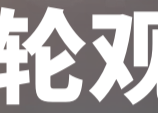
#> input picture images/process/10_1.png, 158 x 113 px, given in place of battlefield_empty.jpg, which was not available
$ python battlefield_composite.py
#> lines starting #> are read from the running program, lines starting #| are printed output that depends on the picture; after the words box and inside, x2 and y2 are one past the last pixel; in counts of white or black regions, pixels touching at a corner belong together; long printed decimals are rounded; pictures that were not available may be replaced by others from this repository, and a replacement may not be noted
from pathlib import Path
import cv2
import numpy as np
import random


# [55 lines left out: functions get_webm_frame, get_webm_frame_count, not called in this run]


def get_random_png_frame(png_folder):
    # 遍历path下所有png文件
    png_list = list(Path(png_folder).glob("*.png"))
    # 随机选择一个png文件
    random_png = random.choice(png_list)
    print(f"随机选择的PNG文件: {random_png}")
    frame = cv2.imread(str(random_png), cv2.IMREAD_UNCHANGED) # Read with alpha channel
    if frame is None:
        raise Exception(f"无法读取PNG文件: {random_png}")
    return frame


def compose_frame(frame, background, x, y):
    """
    将前景帧合成到背景图像上，包含边界检查和裁切。

    参数:
    frame (numpy.ndarray): 前景帧图像。
    background (numpy.ndarray): 背景图像。
    x (int): 前景帧左上角在背景图像上的x坐标。
    y (int): 前景帧左上角在背景图像上的y坐标。

    返回:
    numpy.ndarray: 合成后的图像。
    """
    # 获取背景和前景尺寸
    bg_height, bg_width = background.shape[:2]
    fr_height, fr_width = frame.shape[:2]

    # 计算有效的ROI区域
    x_start = max(0, x)
    y_start = max(0, y)
    x_end = min(bg_width, x + fr_width)
    y_end = min(bg_height, y + fr_height)

    # 计算frame需要裁切的区域
    frame_x_start = max(0, -x)
    frame_y_start = max(0, -y)
    frame_x_end = fr_width - max(0, (x + fr_width) - bg_width)
    frame_y_end = fr_height - max(0, (y + fr_height) - bg_height)

    # 如果完全超出边界，直接返回背景
    if x_start >= x_end or y_start >= y_end:
        return background

    # 裁切frame
    frame_roi = frame[frame_y_start:frame_y_end, frame_x_start:frame_x_end]

    # 在目标位置创建ROI
    roi = background[y_start:y_end, x_start:x_end]

    # 获取前景的alpha通道
    alpha_channel = frame_roi[:, :, 3] / 255.0
    # 获取前景的颜色通道
    overlay_colors = frame_roi[:, :, :3]

    # 调整alpha通道尺寸以匹配背景ROI
    alpha_channel = cv2.resize(alpha_channel, (roi.shape[1], roi.shape[0]))
    overlay_colors = cv2.resize(overlay_colors, (roi.shape[1], roi.shape[0]))

    # 进行alpha混合
    for c in range(0, 3):
        roi[:, :, c] = roi[:, :, c] * (1 - alpha_channel) + overlay_colors[:, :, c] * alpha_channel

    # 将结果放回原图
    background[y_start:y_end, x_start:x_end] = roi

    return background


def composite_random_frame():
    # 读取战场背景图
    battlefield = cv2.imread("images/battlefield/battlefield_empty.jpg")
#> battlefield is the input picture: shape (113, 158, 3); mean B, G, R 177.6, 177, 180.7
    battlefield = cv2.resize(battlefield, (1920, 1080))
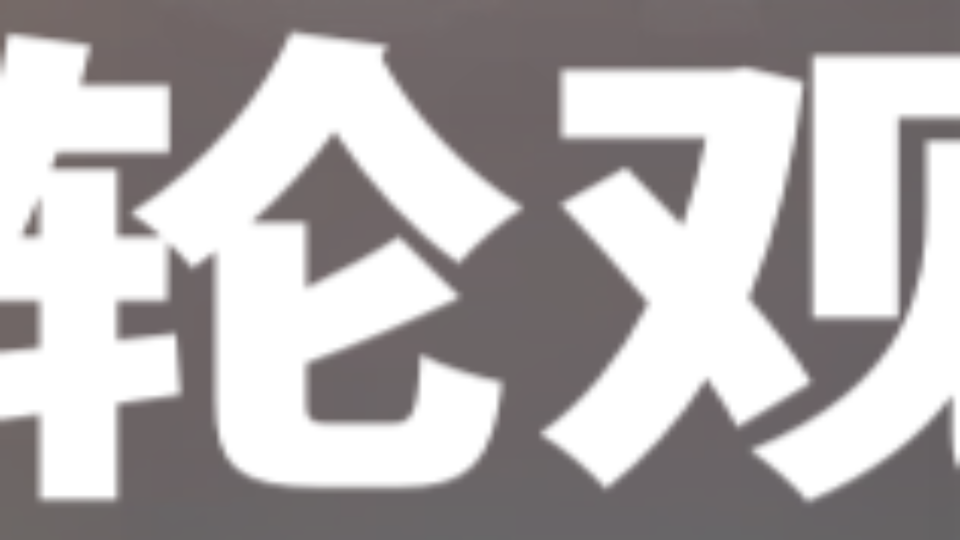
#> battlefield: shape (1080, 1920, 3) (shown at 1/2 size); mean B, G, R 177.5, 176.9, 180.7
    if battlefield is None:
        raise Exception("无法读取战场背景图")

    # 获取背景图尺寸
    bg_height, bg_width = battlefield.shape[:2]
#> bg_height = 1080; bg_width = 1920

    frame_width = 1000 * 0.40
    frame_height = 1000 * 0.40

    frame_list = []

    for i in range(10):
        # 生成随机坐标(确保角色完全在背景图内)
        x = random.randint(int(bg_width * 0.1), int(bg_width * 0.3))
        y = random.randint(0, int(bg_height * 0.7))
        frame_list.append([x, y])

    frame_list.sort(key=lambda x: x[1])

    for i in range(10):
        x, y = frame_list[i]
#> x = 450; y = 142
        frame = get_random_png_frame("images/battlefield/Arc_Frontliner_Leader")

        # 缩放
        factor = (y / bg_height) * 0.4 + 0.6
#> factor = 0.653
        new_frame_width = int(frame_width * factor)
#> new_frame_width = 261
        new_frame_height = int(frame_height * factor)
#> new_frame_height = 261
        print(f"缩放比例: {factor}")
#| 缩放比例: 0.6526
        print(f"缩放后的尺寸: {new_frame_width}x{new_frame_height}")
#| 缩放后的尺寸: 261x261
        print(f"缩放后的坐标: {x}, {y}")
#| 缩放后的坐标: 450, 142
        small_frame = cv2.resize(frame, (new_frame_width, new_frame_height))
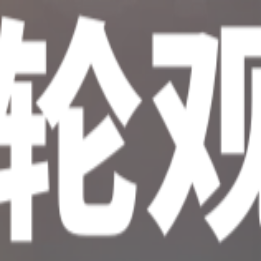
#> small_frame: shape (261, 261, 4); mean B, G, R, A 177.5, 176.9, 180.7, 255
        # 裁切到外接矩形
        small_frame = crop_to_bounding_box(small_frame)
#> in crop_to_bounding_box, `alpha_channel = image[:, :, 3]`: alpha_channel: shape (261, 261); every value is 255
#> in crop_to_bounding_box, `coords = cv2.findNonZero(alpha_channel)`: coords = contour of 68121 points, box (x1, y1, x2, y2) (0, 0, 261, 261), area 0
#> in crop_to_bounding_box, `x, y, w, h = cv2.boundingRect(coords)`: x = 0; w = 261
        x1, y1 = small_frame.shape[1], small_frame.shape[0]
#> x1 = 261; y1 = 261
        cv2.rectangle(battlefield, (x, y), (x + x1, y + y1), (0, 255, 0), 2)
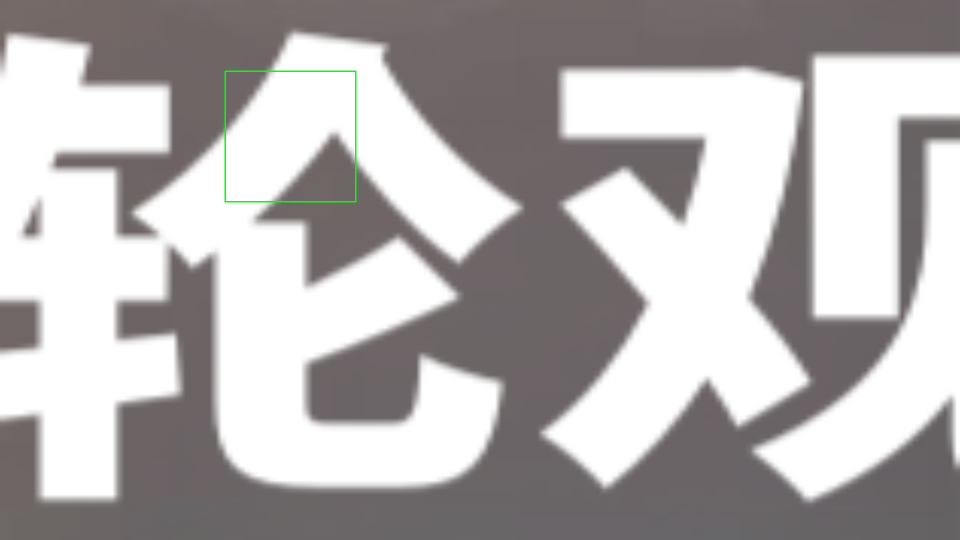
#> battlefield: shape (1080, 1920, 3) (shown at 1/2 size); 0.15% of pixels changed, all inside (x1, y1, x2, y2) = (449, 141, 713, 405)

        # 合成图像
        battlefield = compose_frame(small_frame, battlefield, int(x), int(y))
#> in compose_frame, `roi = background[y_start:y_end, x_start:x_end]`:
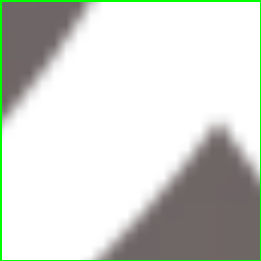
#> roi: shape (261, 261, 3); mean B, G, R 208.2, 214, 210.6
#> in compose_frame, `alpha_channel = frame_roi[:, :, 3] / 255.0`: alpha_channel: shape (261, 261) float64; every value is 1

    # 画面左侧增加从左到右的从黑色到透明的渐变
    # 创建一个与图像相同大小的黑色图像
    black_image = np.zeros((bg_height, bg_width, 3), dtype=np.uint8)
#> black_image: shape (1080, 1920, 3); every value is 0
    # 创建一个与图像相同大小的alpha通道，从左到右从255到0
    alpha_channel = np.zeros((bg_height, bg_width), dtype=np.uint8)
    for i in range(int(bg_width * 0.4)):
        alpha_channel[:, i] = int(192 * (1 - i / int(bg_width * 0.4)))
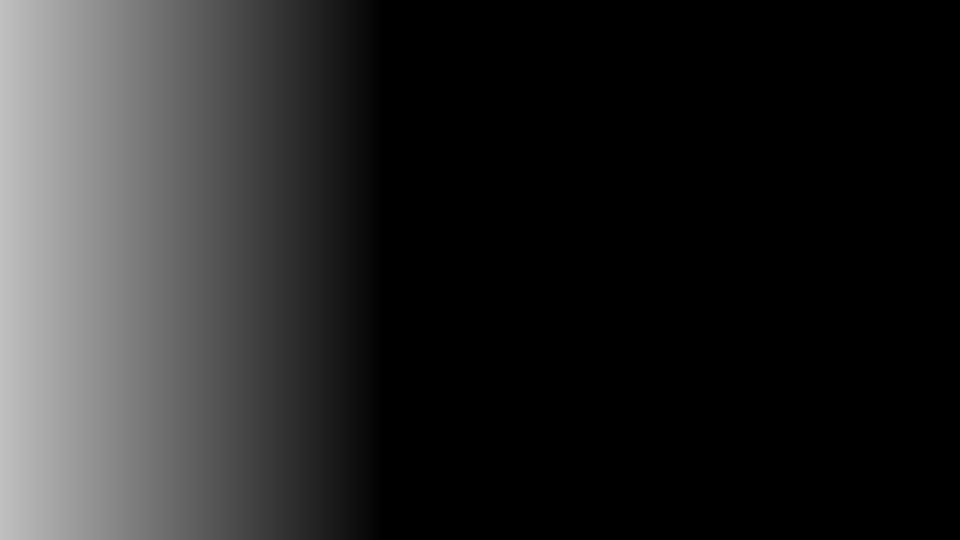
#> alpha_channel: shape (1080, 1920) (shown at 1/2 size); min 0, max 192, mean 38.3

    # 合并黑色图像和alpha通道
    gradient_mask = np.dstack((black_image, alpha_channel))

    # 将渐变掩码应用到图像上
    battlefield = compose_frame(gradient_mask, battlefield, 0, 0)
#> in compose_frame (call 11), `roi = background[y_start:y_end, x_start:x_end]`:
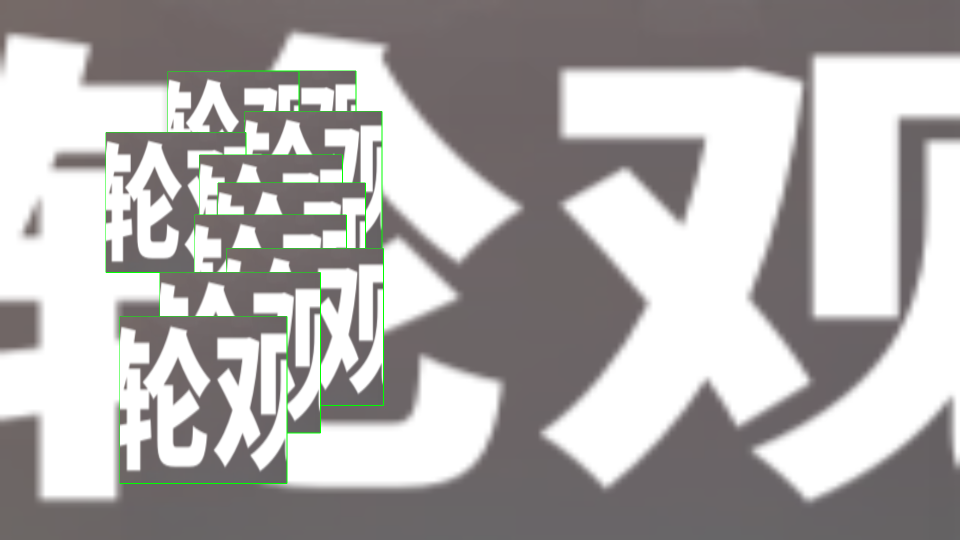
#> roi: shape (1080, 1920, 3) (shown at 1/2 size); mean B, G, R 173.3, 173.7, 176.6
#> after the loop in compose_frame (call 11), `for c in range(0, 3):`:
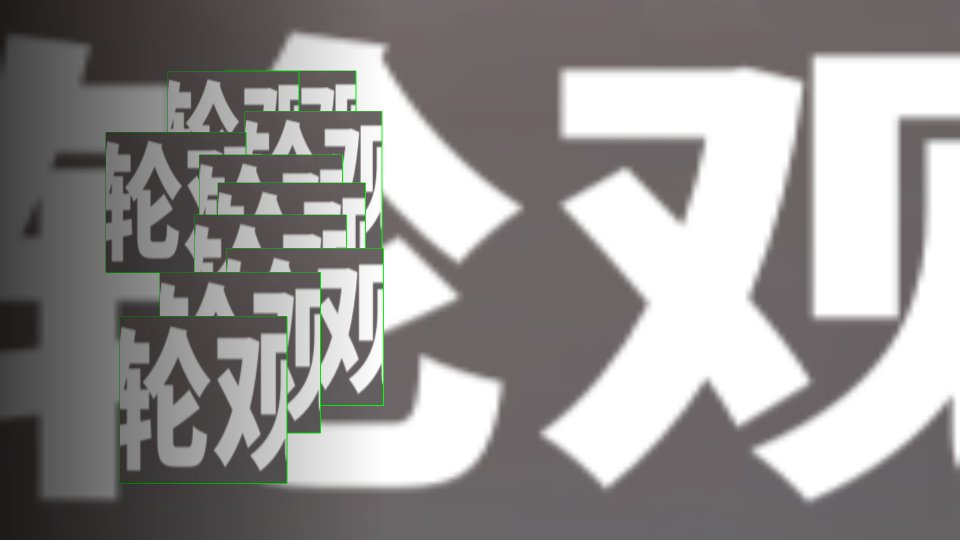
#> roi: shape (1080, 1920, 3) (shown at 1/2 size); mean B, G, R 145.3, 145.5, 148


    # 保存结果
    cv2.imwrite("battlefield_composite.png", battlefield)


def crop_to_bounding_box(image):
    """
    将图像裁切到非透明像素的外接矩形。

    参数:
    image (numpy.ndarray): 输入图像 (包含alpha通道)。

    返回:
    numpy.ndarray: 裁切后的图像。
    """
    # 检查图像是否包含alpha通道
    if image.shape[2] < 4:
        # 如果没有alpha通道，则无法进行基于透明度的裁切
        print("警告: 图像不包含alpha通道，无法进行基于透明度的裁切。返回原图。")
        return image

    # 获取alpha通道
    alpha_channel = image[:, :, 3]
    alpha_channel = cv2.threshold(alpha_channel, 10, 255, cv2.THRESH_BINARY)[1]

    # 找到非透明像素的坐标
    coords = cv2.findNonZero(alpha_channel)
    # coords = alpha_channel[alpha_channel > 0.1]

    # 如果没有非透明像素，返回原图
    if coords is None:
        print("警告: 图像中没有非透明像素。返回原图。")
        return image

    # 计算外接矩形
    x, y, w, h = cv2.boundingRect(coords)

    # 裁切图像
    cropped_image = image[y:y+h, x:x+w]

    return cropped_image


if __name__ == "__main__":
    composite_random_frame()
